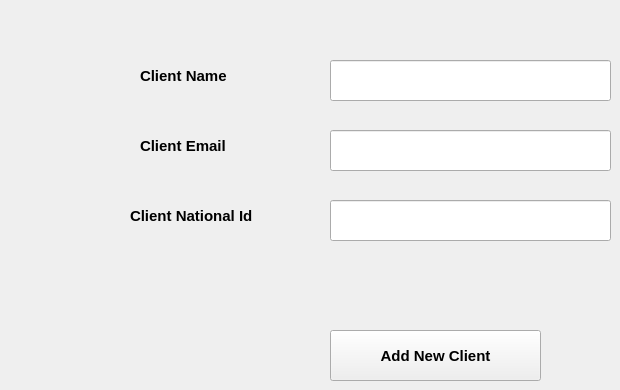
      <widget class="QWidget" name="tab_13">
       <attribute name="title">
        <string>Add New CLient</string>
       </attribute>
       <widget class="QLineEdit" name="lineEdit_22">
        <property name="geometry">
         <rect>
          <x>330</x>
          <y>60</y>
          <width>281</width>
          <height>41</height>
         </rect>
        </property>
        <property name="font">
         <font>
          <family>Segoe UI</family>
          <pointsize>11</pointsize>
          <bold>true</bold>
         </font>
        </property>
       </widget>
       <widget class="QPushButton" name="pushButton_22">
        <property name="geometry">
         <rect>
          <x>330</x>
          <y>330</y>
          <width>211</width>
          <height>51</height>
         </rect>
        </property>
        <property name="font">
         <font>
          <family>Segoe UI</family>
          <pointsize>11</pointsize>
          <bold>true</bold>
         </font>
        </property>
        <property name="text">
         <string>Add New Client</string>
        </property>
       </widget>
       <widget class="QLabel" name="label_31">
        <property name="geometry">
         <rect>
          <x>140</x>
          <y>60</y>
          <width>121</width>
          <height>31</height>
         </rect>
        </property>
        <property name="font">
         <font>
          <family>Segoe UI</family>
          <pointsize>11</pointsize>
          <bold>true</bold>
         </font>
        </property>
        <property name="text">
         <string>Client Name</string>
        </property>
       </widget>
       <widget class="QLineEdit" name="lineEdit_23">
        <property name="geometry">
         <rect>
          <x>330</x>
          <y>130</y>
          <width>281</width>
          <height>41</height>
         </rect>
        </property>
        <property name="font">
         <font>
          <family>Segoe UI</family>
          <pointsize>11</pointsize>
          <bold>true</bold>
         </font>
        </property>
       </widget>
       <widget class="QLabel" name="label_32">
        <property name="geometry">
         <rect>
          <x>140</x>
          <y>130</y>
          <width>121</width>
          <height>31</height>
         </rect>
        </property>
        <property name="font">
         <font>
          <family>Segoe UI</family>
          <pointsize>11</pointsize>
          <bold>true</bold>
         </font>
        </property>
        <property name="text">
         <string>Client Email</string>
        </property>
       </widget>
       <widget class="QLineEdit" name="lineEdit_24">
        <property name="geometry">
         <rect>
          <x>330</x>
          <y>200</y>
          <width>281</width>
          <height>41</height>
         </rect>
        </property>
        <property name="font">
         <font>
          <family>Segoe UI</family>
          <pointsize>11</pointsize>
          <bold>true</bold>
         </font>
        </property>
       </widget>
       <widget class="QLabel" name="label_33">
        <property name="geometry">
         <rect>
          <x>130</x>
          <y>200</y>
          <width>161</width>
          <height>31</height>
         </rect>
        </property>
        <property name="font">
         <font>
          <family>Segoe UI</family>
          <pointsize>11</pointsize>
          <bold>true</bold>
         </font>
        </property>
        <property name="text">
         <string>Client National Id</string>
        </property>
       </widget>
      </widget>
